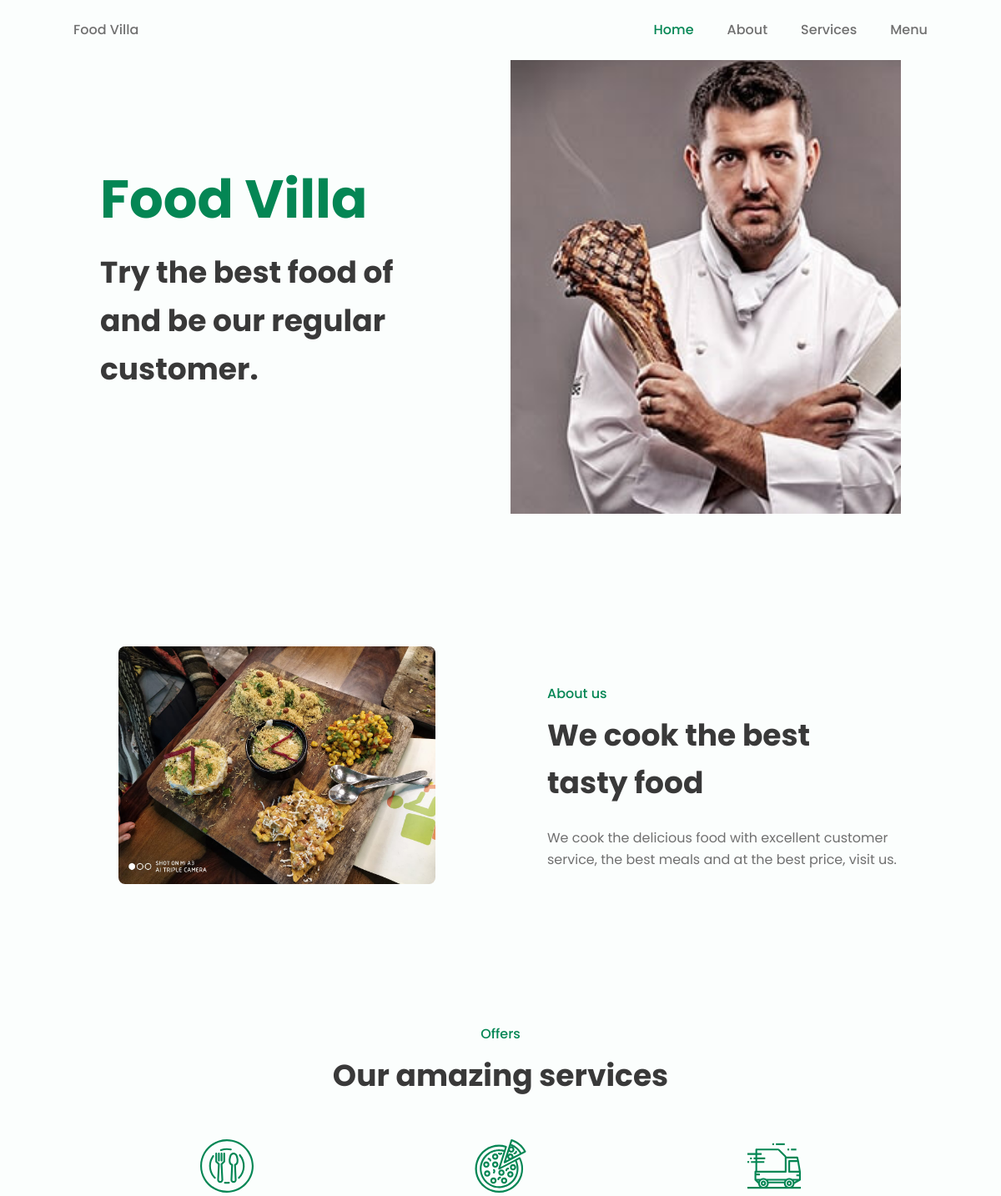
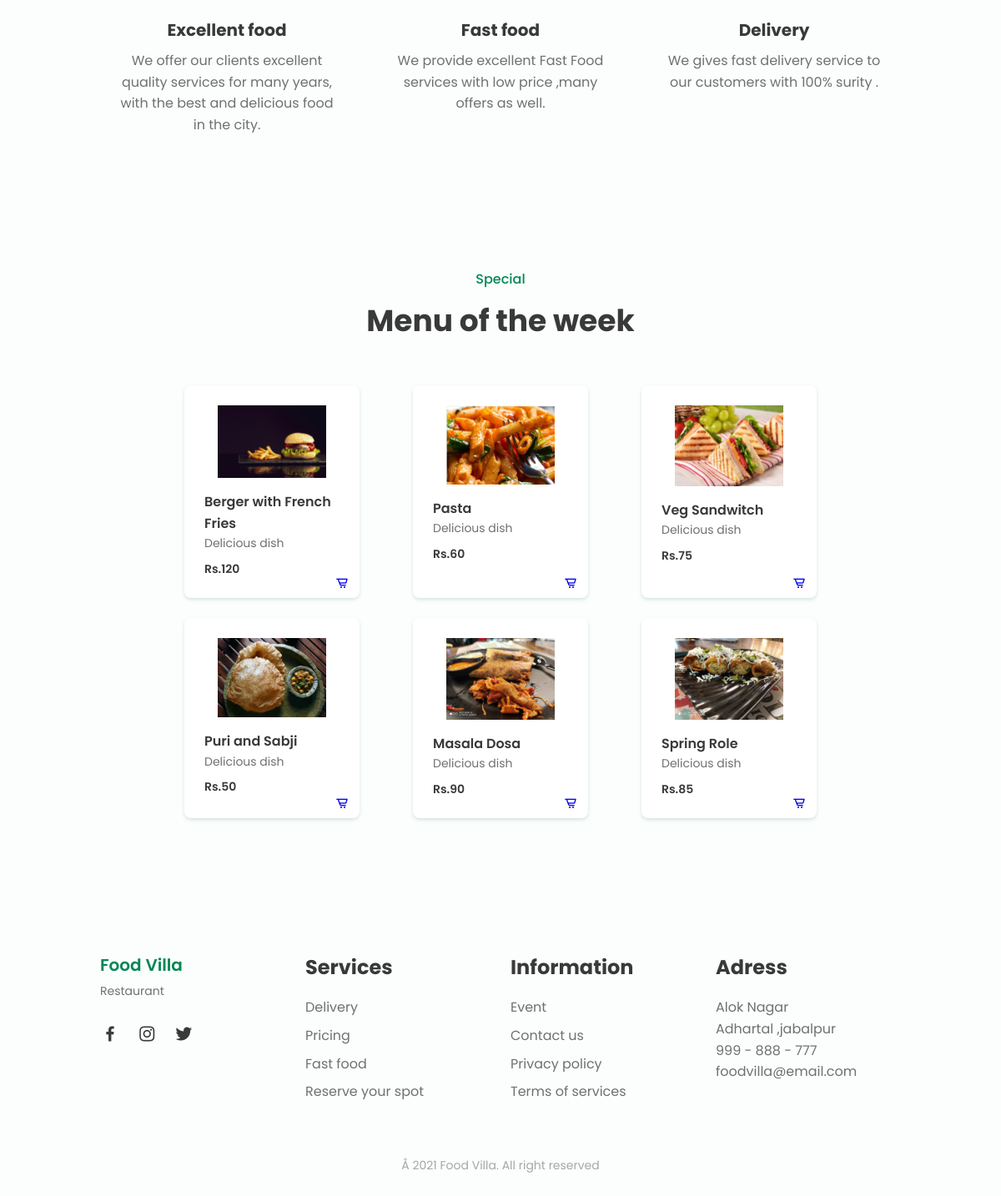
The page / on the database its author committed (2 pictures, top to bottom).
### page/models.py (models this page shows)
class Product(models.Model):
    name=models.CharField(max_length=30)
    price=models.IntegerField(default=0)
    img=models.ImageField(upload_to='pics')

### page/views.py (the view)
# urls.py: path('',views.index,name='index'),
def index(request):
    products=Product.objects.all()
    return render(request,'index.html',{'products':products})

### templates/index.html (shortened to what this page needs)
{% load static%}
<!DOCTYPE html>
<html lang="en">
    <head>
        <link href='https://cdn.jsdelivr.net/npm/boxicons@2.0.5/css/boxicons.min.css' rel='stylesheet'>
        <link rel="stylesheet" href="{% static 'css/styles.css' %}">
    </head>
    <body>
        <header class="l-header" id="header">
            <nav class="nav bd-container">
                <a href="#" class="nav__logo">Food Villa</a>
                <div class="nav__menu" id="nav-menu">
                    <ul class="nav__list">
                        <li class="nav__item"><a href="#home" class="nav__link active-link">Home</a></li>
                        <li class="nav__item"><a href="#about" class="nav__link">About</a></li>
                        <li class="nav__item"><a href="#services" class="nav__link">Services</a></li>
                        <li class="nav__item"><a href="#menu" class="nav__link">Menu</a></li>
                    </ul>
                </div>
            </nav>
        </header>
        <main class="l-main">
            <section class="home" id="home">
                <div class="home__container bd-container bd-grid">
                    <div class="home__data">
                        <br><br>
                        <h1 class="home__title">Food Villa</h1>
                        <h2 class="home__subtitle">Try the best food of <br> and be our regular customer.</h2>
                    </div>
                    <img src="{% static 'img/home.jpeg' %}" alt="" class="home__img">
                </div>
            </section>
            <section class="about section bd-container" id="about">
                <div class="about__container  bd-grid">
                    <div class="about__data">
                        <br><br>
                        <span class="section-subtitle about__initial">About us</span>
                        <h2 class="section-title about__initial">We cook the best <br> tasty food</h2>
                        <p class="about__description">We cook the delicious food with excellent customer service, the best meals and at the best price, visit us.</p>
                    </div>
                    <img src="{% static 'img/about.jpeg' %}" alt="" class="about__img">
                </div>
            </section>
            <section class="services section bd-container" id="services">
                <span class="section-subtitle">Offers</span>
                <h2 class="section-title">Our amazing services</h2>
                <div class="services__container  bd-grid">
                    <div class="services__content">
                        <h3 class="services__title">Excellent food</h3>
                        <p class="services__description">We offer our clients excellent quality services for many years, with the best and delicious food in the city.</p>
                    </div>
                    <div class="services__content">
                        <h3 class="services__title">Fast food</h3>
                        <p class="services__description">We provide excellent Fast Food services with low price ,many offers as well.</p>
                    </div>
                    <div class="services__content">
                        <h3 class="services__title">Delivery</h3>
                        <p class="services__description">We gives fast delivery service to our customers with 100% surity .</p>
                    </div>
                </div>
            </section>
            <section class="menu section bd-container" id="menu">
                <span class="section-subtitle">Special</span>
                <h2 class="section-title">Menu of the week</h2>
                <div class="menu__container bd-grid">
                    {% for product in products %}
                    <div class="menu__content">
                        <img src="{{product.img.url}}" alt="" class="menu__img">
                        <h3 class="menu__name">{{product.name}}</h3>
                        <span class="menu__detail">Delicious dish</span>
                        <span class="menu__preci">Rs.{{product.price}}</span>
                        <a href="payment/{{product.name}}/{{product.price}}/{{product.img.url}}" class="button menu__button"><i class='bx bx-cart-alt'></i></a>
                    </div>
                      {% endfor %}
                </div>
            </section>
        <footer class="footer section bd-container">
            <div class="footer__container bd-grid">
                <div class="footer__content">
                    <a href="#" class="footer__logo">Food Villa</a>
                    <span class="footer__description">Restaurant</span>
                    <div>
                        <a href="#" class="footer__social"><i class='bx bxl-facebook'></i></a>
                        <a href="#" class="footer__social"><i class='bx bxl-instagram'></i></a>
                        <a href="#" class="footer__social"><i class='bx bxl-twitter'></i></a>
                    </div>
                </div>
                <div class="footer__content">
                    <h3 class="footer__title">Services</h3>
                    <ul>
                        <li><a href="#" class="footer__link">Delivery</a></li>
                        <li><a href="#" class="footer__link">Pricing</a></li>
                        <li><a href="#" class="footer__link">Fast food</a></li>
                        <li><a href="#" class="footer__link">Reserve your spot</a></li>
                    </ul>
                </div>
                <div class="footer__content">
                    <h3 class="footer__title">Information</h3>
                    <ul>
                        <li><a href="#" class="footer__link">Event</a></li>
                        <li><a href="#" class="footer__link">Contact us</a></li>
                        <li><a href="#" class="footer__link">Privacy policy</a></li>
                        <li><a href="#" class="footer__link">Terms of services</a></li>
                    </ul>
                </div>
                <div class="footer__content">
                    <h3 class="footer__title">Adress</h3>
                    <ul>
                        <li>Alok Nagar </li>
                        <li>Adhartal ,jabalpur</li>
                        <li>999 - 888 - 777</li>
                        <li>foodvilla@email.com</li>
                    </ul>
                </div>
            </div>
            <p class="footer__copy">&#197; 2021 Food Villa. All right reserved</p>
        </footer>
    </body>
</html>

### rows shown on the page
Product: img (picture), name "Berger with French Fries", price "120"
Product: img (picture), name "Pasta", price "60"
Product: img (picture), name "Veg Sandwitch", price "75"
Product: img (picture), name "Puri and Sabji", price "50"
Product: img (picture), name "Masala Dosa", price "90"
Product: img (picture), name "Spring Role", price "85"
